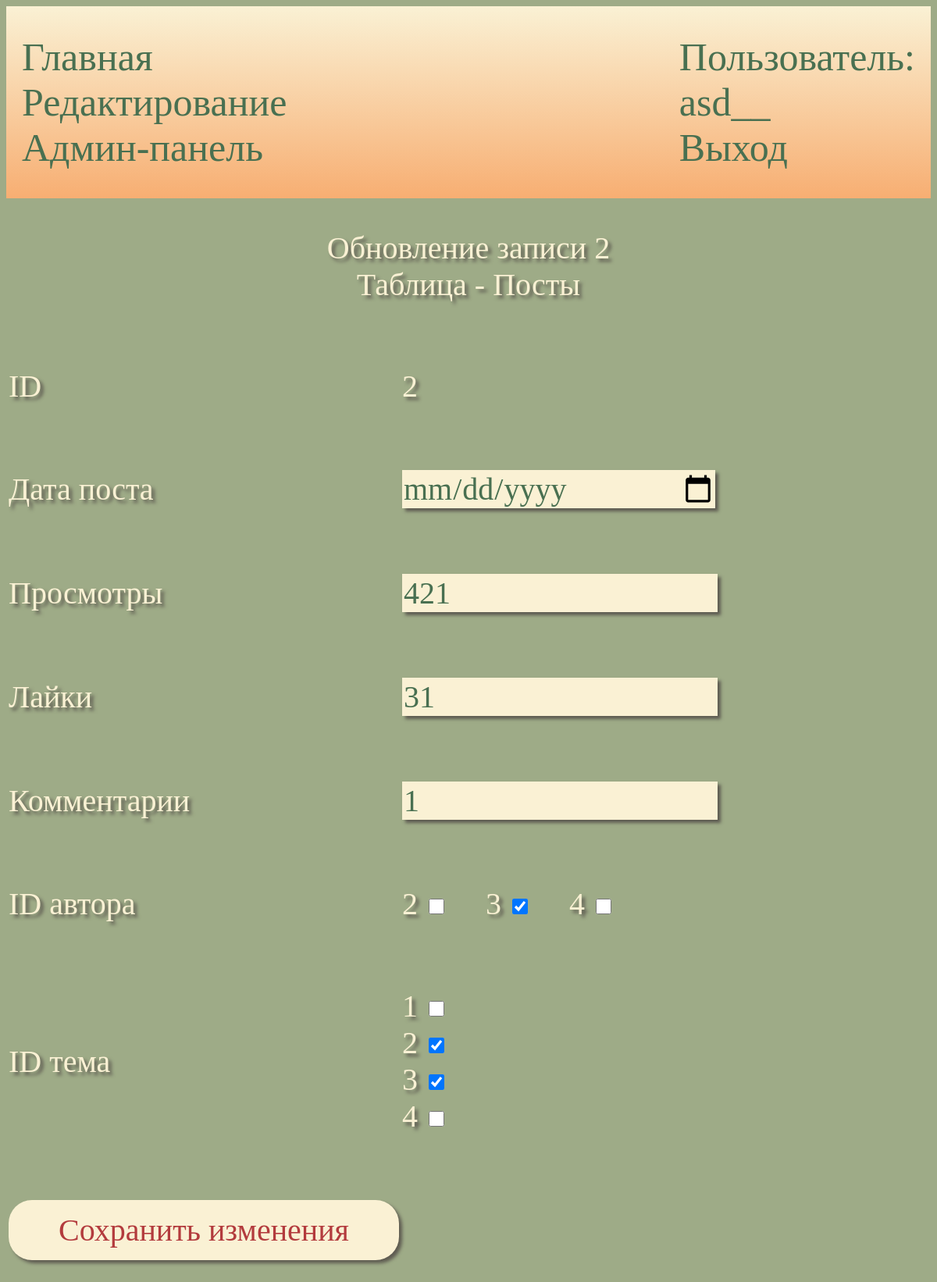
Screenshot of /update_2_2/ (signed in) with the database file from the repository.
### main/models.py (models this page shows)
class User(AbstractUser):
    pass

class Posts(models.Model):
    date_post = models.DateField()
    n_view = models.IntegerField()
    n_like = models.IntegerField()
    n_comm = models.IntegerField()
    id_author = models.ManyToManyField(Authors, related_name="authors")
    id_topic = models.ManyToManyField(Topics, related_name="topics")
    class Meta:
        verbose_name_plural="Посты"

### main/views.py (the view, shortened to what this page needs)
# urls.py: path('update_<int:tb>_<int:id>/', views.Tabs.update, name='update'),
    def update(request, tb, id):
        error = False
        if tb == 1:
            context = context1
            if request.user.has_perm('main.change_users'):
                record = Users.objects.get(id=id)
            else:
                error = True
        elif tb == 2:
            context = context2
            if request.user.has_perm('main.change_posts'):
                record = Posts.objects.get(id=id)
                context['aut'] = record.id_author.values_list('id_user', flat=True)
                context['top'] = record.id_topic.values_list('id', flat=True)
                context['list_a'] = authors.values_list('id_user', flat=True)
                context['list_t'] = topics.values_list('id', flat=True)
            else:
                error = True
        elif tb == 3:
            context = context3
            if request.user.has_perm('main.change_topics'):
                record = Topics.objects.get(id=id)
            else:
                error = True
        elif tb == 4:
            context = context4
            if request.user.has_perm('main.change_authors'):
                record = Authors.objects.get(id_user=id)
            else:
                error = True
        if error:
            context['error'] = error_access
            return render(request, 'tabs/edit.html', context=context)
        if tb != 4:
            context['id'] = id
        else:
            context['id'] = record.id_user.id
        context['r'] = record
        return render(request, 'tabs/update.html', context=context)

### main/templates/tabs/update.html (shortened to what this page needs)
{% extends 'base.html' %}
{% block content %}
<p align="center">Обновление записи {{ id }}<br>Таблица - {{name}}</p>
<form method="POST" action="../save_{{tb}}_{{id}}/">
    <table>
        <tr>
            <td><p>ID</p></td>
            <td><p>{{id}}</p></td>
        </tr>
        {% if name == 'Посты' %}
            <tr>
                <td><p>{{list.1}}</p></td>
                <td><p><input class="form_uc" type="date" name="date_post" required></p></td>
            </tr>
            <tr>
                <td><p>{{list.2}}</p></td>
                <td><p><input class="form_uc" type="number" min="0" value="{{r.n_view}}" name="n_view" required></p></td>
            </tr>
            <tr>
                <td><p>{{list.3}}</p></td>
                <td><p><input class="form_uc" type="number" min="0" value="{{r.n_like}}" name="n_like" required></p></td>
            </tr>
            <tr>
                <td><p>{{list.4}}</p></td>
                <td><p><input class="form_uc" type="number" min="0" value="{{r.n_comm}}" name="n_comm" required></p></td>
            </tr>
            <tr>
                <td><p>{{list.5}}</p></td>
                <td><p>
                    {% for a in list_a %}
                        {% if a in aut %}
                            {{a}} <input class="form_cb" type="checkbox" name="au_s[]" value="{{a}}" checked>
                        {% else %}
                            {{a}} <input class="form_cb" type="checkbox" name="au_s[]" value="{{a}}">
                        {% endif %}
                    {% endfor %}
                </p></td>
            </tr>
            <tr>
                <td><p>{{list.6}}</p></td>
                <td><p>
                    {% for t in list_t %}
                        {% if t in top %}
                            {{t}} <input class="form_cb" type="checkbox" name="top_s[]" value="{{t}}" checked><br>
                        {% else %}
                            {{t}} <input class="form_cb" type="checkbox" name="top_s[]" value="{{t}}"><br>
                        {% endif %}
                    {% endfor %}
                </p></td>
            </tr>
        {% endif %}
        <tr>
            <td><p><input class="but_uc" type="submit" name="save" value="Сохранить изменения"></p></td>
        </tr>
    </table>
</form>
{% endblock %}

### main/templates/base.html (shortened to what this page needs)
{% load static %}
<!DOCTYPE html>
<html lang="en">
<head>
  <link type="text/css" href="{% static 'main/css/styles.css' %}" rel="stylesheet">
</head>
<body>
<header class="st_head">
    <div>
        <ul class="ul_head">
            <li><a href="{% url 'home' %}">Главная</a></li>
            {% if user.is_staff %}
                <li><a href="{% url 'edit' %}">Редактирование</a></li>
            {% endif %}
            <li><a href="../admin/">Админ-панель</a></li>
        </ul>
    </div>
    <div>
        <ul class="ul_head">
            {% if user.is_anonymous %}
                <li><a href="{% url 'register' %}">Регистрация</a></li>
                <li><a href="{% url 'login' %}">Вход</a></li>
            {% else %}
                <li><p class="a">Пользователь:</p></li>
                <li><p class="a">{{user}}</p></li>
                <li><a href="{% url 'logout' %}">Выход</a></li>
            {% endif %}
        </ul>
    </div>
</header>
{% block content %}
{% endblock %}
</body>
</html>

### main/static/main/css/styles.css (style rules this page uses)
li { list-style-type: none; }
body { background-color: #9EAB87; }
p { font-family: fantasy; font-size: 40px; color: #FAF1D4; text-decoration: none; text-shadow: #5E5B51 4px 4px 4px; }
.st_head { width: 100%; display: flex; justify-content: space-between; }
a { font-family: fantasy; font-size: 50px; color: #497051; text-decoration: none; text-shadow: none; margin: 0; }
.a { font-family: fantasy; font-size: 50px; color: #497051; text-decoration: none; text-shadow: none; margin: 0; }
.ul_head { padding: 20px; }
header { background: linear-gradient(#FAF1D4, #F7AE72) }
.form_cb { display: inline; position: relative; cursor: pointer; font-size: 40px; height: 20px; width: 20px; }
.form_uc { width: 400px; font-size: 40px; font-family: fantasy; color: #497051; background: #FAF1D4; border: none; box-shadow: #5E5B51 4px 4px 4px; }
.but_uc { width: 500px; padding: 15px; color: #B33B3D; background: #FAF1D4; border: none; box-shadow: #5E5B51 4px 4px 4px; font-family: fantasy; font-size: 40px; border-radius: 30px; }

### rows the page displays
User: username "asd__"
Posts: n_view "421", n_like "31", n_comm "1"

### other values shown
{{ id }} "2"
{{ name }} "Посты"
{{ list.1 }} "Дата поста"
{{ list.2 }} "Просмотры"
{{ list.3 }} "Лайки"
{{ list.4 }} "Комментарии"
{{ list.5 }} "ID автора"
{{ a }} "2" "4"
{{ a }} "3"
{{ list.6 }} "ID тема"
{{ t }} "1" "4"
{{ t }} "2" "3"
